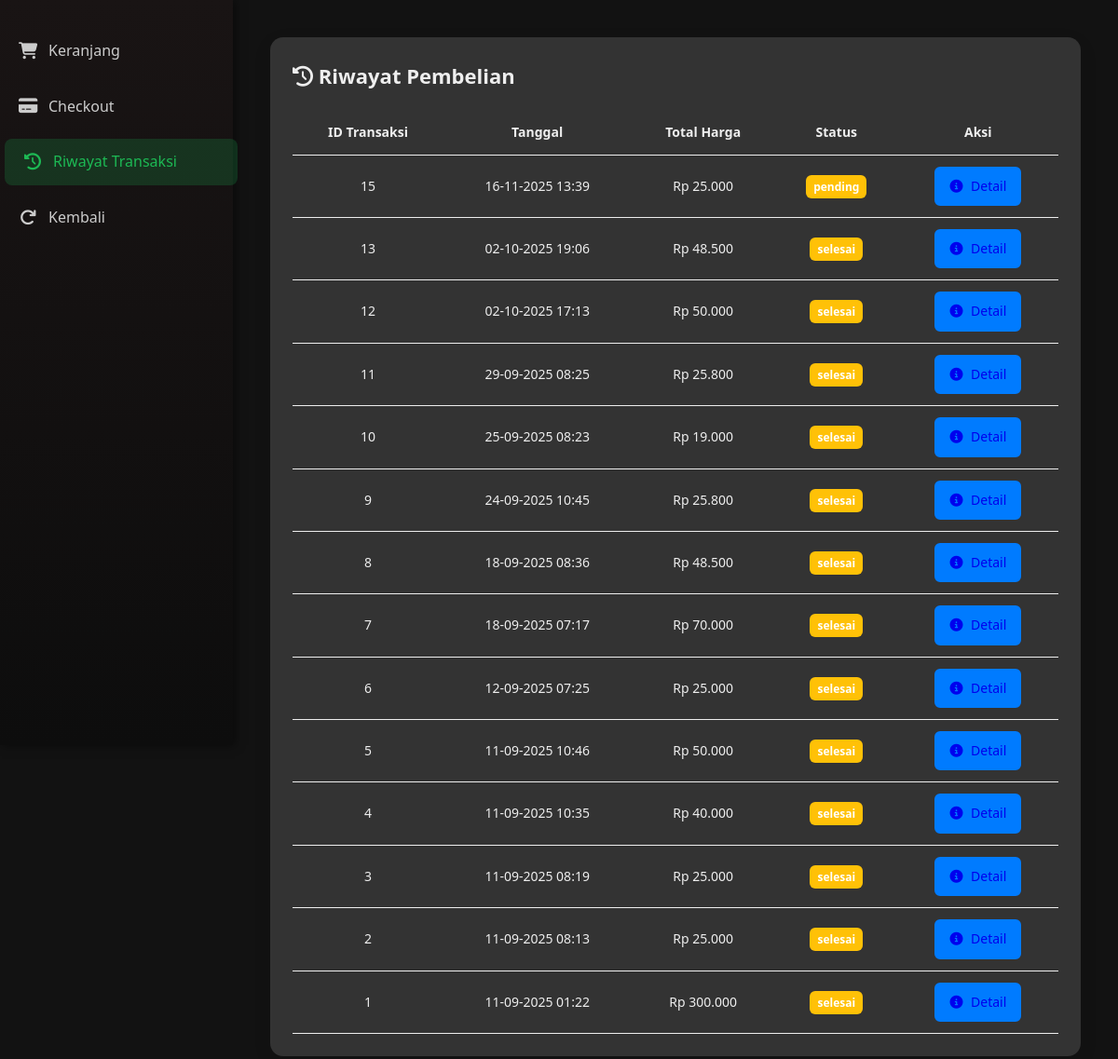
Screenshot of /pelanggan/beranda.php?page=riwayat (signed in) with the database file from the repository.
### tables this page shows
CREATE TABLE `transaksi_pelanggan` (
  `id` int(11) NOT NULL,
  `user_id` int(11) NOT NULL,
  `nama_penerima` varchar(100) NOT NULL,
  `alamat` text NOT NULL,
  `metode_bayar` varchar(50) NOT NULL,
  `total` decimal(15,2) NOT NULL,
  `tanggal` datetime DEFAULT current_timestamp(),
  `status` enum('pending','diproses','selesai','batal') DEFAULT 'pending'
);

### pelanggan/riwayat.php (the view, shortened to what this page needs)
<?php
include '../db.php';
$user_id = $_SESSION['user']['id'];
$sql = "SELECT t.id, t.user_id, t.nama_penerima, t.alamat, t.metode_bayar, t.total, t.status, t.tanggal
        FROM transaksi_pelanggan t
        WHERE t.user_id = '" . mysqli_real_escape_string($conn, $user_id) . "'
        ORDER BY t.tanggal DESC";
$riwayat = mysqli_query($conn, $sql);
?>
<!DOCTYPE html>
<html lang="id">
<head>
    <link rel="stylesheet" href="https://cdnjs.cloudflare.com/ajax/libs/font-awesome/6.4.2/css/all.min.css">
</head>
<body>
<div class="card">
    <h2><i class="fas fa-history"></i> Riwayat Pembelian</h2>
    <table>
        <tr>
            <th>ID Transaksi</th>
            <th>Tanggal</th>
            <th>Total Harga</th>
            <th>Status</th>
            <th>Aksi</th>
        </tr>
        <?php if (mysqli_num_rows($riwayat) > 0): ?>
            <?php while($r = mysqli_fetch_assoc($riwayat)): ?>
            <tr>
                <td><?= htmlspecialchars($r['id']) ?></td>
                <td><?= date('d-m-Y H:i', strtotime($r['tanggal'])) ?></td>
                <td>Rp <?= number_format($r['total'], 0, ',', '.') ?></td>
                <td>
                    <?php
                        $statusClass = 'pending';
                    ?>
                    <span class="status <?= $statusClass ?>"><?= htmlspecialchars($r['status']) ?></span>
                </td>
                <td><a href="beranda.php?page=detail&id=<?= $r['id'] ?>" class="btn-detail"><i class="fas fa-info-circle"></i> Detail</a></td>
            </tr>
            <?php endwhile; ?>
        <?php else: ?>
            <tr>
                <td colspan="5">Belum ada riwayat pembelian.</td>
            </tr>
        <?php endif; ?>
    </table>
</div>
</body>
</html>

### pelanggan/sidebar.php (style rules this page uses)
* { margin:0;padding:0;box-sizing:border-box }
body { display:flex;font-family:'Poppins',sans-serif;background:#121212;color:#fff;line-height:1.6; }

### pelanggan/riwayat.php (style rules this page uses)
body { font-family: 'Segoe UI', sans-serif; background: #121212; margin: 0; padding: 20px; color: #eee; }
.card { background: #333; padding: 24px; border-radius: 14px; box-shadow: 0 6px 20px rgba(0,0,0,0.08); max-width: 1000px; margin: 0 auto; color: #eee }
h2 { margin: 0 0 20px; font-size: 22px; color: #eee; }
table { width: 100%; border-collapse: collapse; font-size: 14px; margin-top: 10px; }
th, td { padding: 12px; border-bottom: 1px solid #eee; text-align: center; }
th { background: #333; color: #eee; }
.status { padding: 4px 8px; border-radius: 6px; font-size: 12px; font-weight: bold; }
.pending { background: #ffc107; color: #fff; }
.btn-detail { display: inline-block; padding: 8px 14px; border: 2px solid #007bff; border-radius: 6px; background: transparent; background-color: #007bff; font-size: 14px; font-weight: 500; text-decoration: none; transition: all 0.3s ease; cursor: pointer; }
.btn-detail i { margin-right: 5px; }

### rows the page displays
transaksi_pelanggan: id "15", tanggal "16-11-2025 13:39", total "25.000", status "pending"
transaksi_pelanggan: id "13", tanggal "02-10-2025 19:06", total "48.500", status "selesai"
transaksi_pelanggan: id "12", tanggal "02-10-2025 17:13", total "50.000", status "selesai"
transaksi_pelanggan: id "11", tanggal "29-09-2025 08:25", total "25.800", status "selesai"
transaksi_pelanggan: id "10", tanggal "25-09-2025 08:23", total "19.000", status "selesai"
transaksi_pelanggan: id "9", tanggal "24-09-2025 10:45", total "25.800", status "selesai"
transaksi_pelanggan: id "8", tanggal "18-09-2025 08:36", total "48.500", status "selesai"
transaksi_pelanggan: id "7", tanggal "18-09-2025 07:17", total "70.000", status "selesai"
transaksi_pelanggan: id "6", tanggal "12-09-2025 07:25", total "25.000", status "selesai"
transaksi_pelanggan: id "5", tanggal "11-09-2025 10:46", total "50.000", status "selesai"
transaksi_pelanggan: id "4", tanggal "11-09-2025 10:35", total "40.000", status "selesai"
transaksi_pelanggan: id "3", tanggal "11-09-2025 08:19", total "25.000", status "selesai"
transaksi_pelanggan: id "2", tanggal "11-09-2025 08:13", total "25.000", status "selesai"
transaksi_pelanggan: id "1", tanggal "11-09-2025 01:22", total "300.000", status "selesai"
